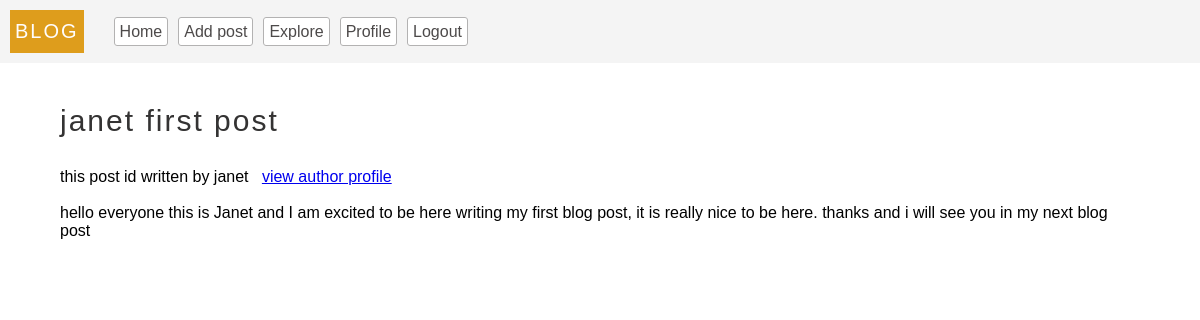
The app's page /post/7 (signed in) with its own data.
### models.py (models this page shows, shortened)
class Post(db.Model):
  __tablename__ = 'posts'
  id = db.Column(db.Integer, primary_key = True)
  body = db.Column(db.String(300) ,nullable = False)
  title = db.Column(db.String(20), nullable = False)
  timestamp = db.Column(db.DateTime, default=datetime.utcnow, index = True)
  user_id = db.Column(db.Integer, db.ForeignKey('users.id'))
  language = db.Column(db.String(20))

class User(db.Model, UserMixin):
  __tablename__ = 'users'
  id = db.Column(db.Integer, primary_key = True)
  username = db.Column(db.String(100), unique = True, index = True)
  email = db.Column(db.String(100), index = True, unique = True)
  password = db.Column(db.String(200))
  last_seen = db.Column(db.DateTime, default=datetime.utcnow, index = True)
  about_me = db.Column(db.String, nullable=True)
  posts = db.relationship(
    'Post',
    backref = 'author',
    lazy = 'dynamic'
  )
  followed = db.relationship(
    'User',
    secondary = followers,
    primaryjoin = (followers.c.follower_id == id),
    secondaryjoin = (followers.c.followed_id == id),
    backref = db.backref('followers', lazy='dynamic'),
    lazy = 'dynamic'
  )
  follower = db.relationship(
    'User',
    secondary = followers,
    primaryjoin = (followers.c.followed_id == id),
    secondaryjoin = (followers.c.follower_id == id),
    backref = db.backref('followed_user', lazy='dynamic'),
    lazy = 'dynamic'
  )
  def update_last_seen(self):
    self.last_seen = datetime.utcnow()
    db.session.commit()
  @login.user_loader
  def get_user(id):
    return User.query.get(int(id))

### server.py (the view)
@app.route('/post/<id>')
@login_required
def get_post(id):
  post = Post.query.get_or_404(int(id))
  return render_template('post.html', post=post)

### app.py (called while the page is built)
def get_locale():
  return request.accept_languages.best_match(app.config['LANGUAGES'])

### server.py (called while the page is built)
@app.before_request
def validate():
  if current_user.is_authenticated:
    current_user.update_last_seen()
  g.locale =  (str(get_locale()))

### templates/post.html (shortened to what this page needs)
{% extends 'base.html' %}
{% block content %}
<link rel="stylesheet" href="/static/styles/login.css">
<p class="header">{{post.title}}</p>
<p>
  {% if current_user.id != post.user_id %}
    {{_('this post id written by %(username)s' ,username = post.author.username)}}
    <a href="/user/{{post.author.id}}"> {{_('view author profile')}} </a>
  {% endif %}
</p>
  <br>
  <p>{{post.body}}</p>
{% endblock %}

### static/styles/base.css (style rules this page uses)
* { padding:0px; margin: 0px; box-sizing: border-box; }
body { font-family: 'Lucida Sans', 'Lucida Sans Regular', 'Lucida Grande', 'Lucida Sans Unicode', Geneva, Verdana, sans-serif; }
.header { font-size: 30px; color:rgb(52, 51, 51); letter-spacing: 2px; margin-bottom: 30px; }

### records on screen
Post: title "janet first post", body "hello everyone this is Janet and I am excited to be here writing my first blog post, it is really nice to be here. thanks and i will see you in my next blog post"
